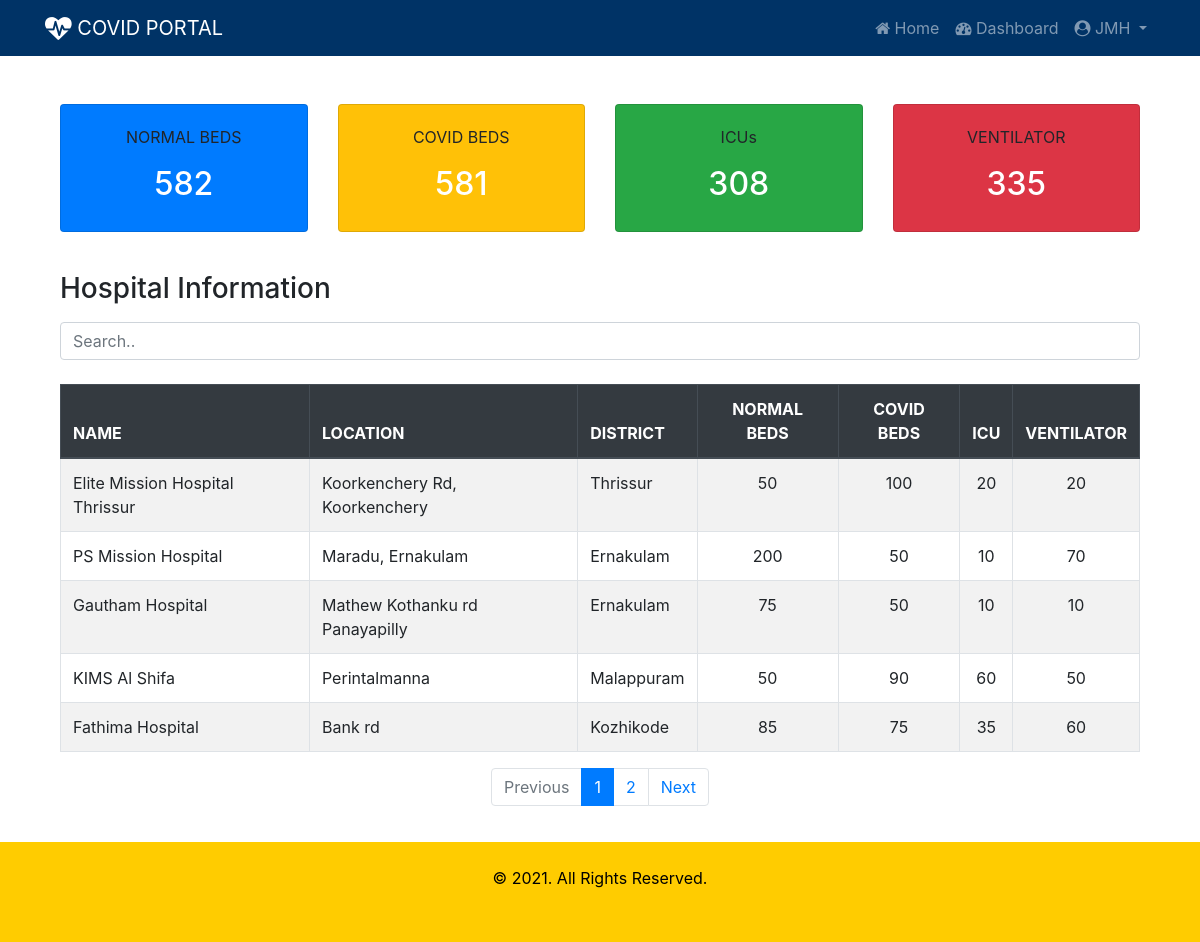
/beds/ (signed in), run on the app's committed database.
### beds/models.py (models this page shows, shortened)
class Hospital(models.Model):
    sc = (
    ('gov', 'Government'),
    ('prv', 'Private')
    )
    name = models.CharField(max_length=50)
    location = models.CharField(max_length=50)
    district = models.CharField(max_length=2, choices=dt)
    phone = models.CharField(max_length=12)
    sector = models.CharField(max_length=3, choices=sc)
    covid_beds = models.IntegerField()
    normal_beds = models.IntegerField()
    icu_beds = models.IntegerField()
    ventilator = models.IntegerField()
    user = models.OneToOneField(User, on_delete=models.CASCADE)

### beds/views.py (the view)
# urls.py: path('', views.index, name='index'),
def index(request):
    normal_beds = Hospital.objects.aggregate(total=Sum('normal_beds'))
    covid_beds = Hospital.objects.aggregate(total=Sum('covid_beds'))
    icu = Hospital.objects.aggregate(total=Sum('icu_beds'))
    ventilator = Hospital.objects.aggregate(total=Sum('ventilator'))
    page = request.GET.get('page', 1)
    hospital_list = Hospital.objects.all()
    paginator = Paginator(hospital_list, 5)
    try:
        hospitals = paginator.page(page)
    except PageNotAnInteger:
        hospitals = paginator.page(1)
    except EmptyPage:
        hospitals = paginator.page(paginator.num_pages)
    context = {
        'normal_beds': normal_beds,
        'covid_beds': covid_beds,
        'icu': icu,
        'ventilator': ventilator,
        'hospitals': hospitals
    }
    return render(request, 'beds/summary.html', context)

### beds/templates/beds/summary.html (shortened to what this page needs)
{% extends 'beds/index.html' %}
{% block content %}
<div class="container mt-4 pt-4 pb-4">
  <div class="card-deck">
    <div class="card bg-primary">
      <div class="card-body text-center">
        <p class="card-text">NORMAL BEDS</p>
        <h2 class="text-white">{{ normal_beds.total }}</h2>
      </div>
    </div>
    <div class="card bg-warning">
      <div class="card-body text-center">
        <p class="card-text">COVID BEDS</p>
        <h2 class="text-white">{{ covid_beds.total }}</h2>
      </div>
    </div>
    <div class="card bg-success">
      <div class="card-body text-center">
        <p class="card-text">ICUs</p>
        <h2 class="text-white">{{ icu.total }}</h2>
      </div>
    </div>
    <div class="card bg-danger">
      <div class="card-body text-center">
        <p class="card-text">VENTILATOR</p>
        <h2 class="text-white">{{ ventilator.total }}</h2>
      </div>
    </div>
  </div>
</div>
<div class="container mt-3">
  <h3 class="mb-3">Hospital Information</h3>
  <input class="form-control" id="myInput" type="text" placeholder="Search..">
  <br>
  <table class="table table-bordered table-striped table-hover">
    <thead class="thead-dark">
      <tr>
        <th>NAME</th>
        <th>LOCATION</th>
        <th>DISTRICT</th>
        <th class="text-center">NORMAL BEDS</th>
        <th class="text-center">COVID BEDS</th>
        <th class="text-center">ICU</th>
        <th class="text-center">VENTILATOR</th>
      </tr>
    </thead>
    <tbody id="myTable">
      {% for hospital in hospitals %}
        <tr>
          <td>{{ hospital.name }}</td>
          <td>{{ hospital.location}}</td>
          <td>{{ hospital.get_district_display}}</td>
          <td class="text-center">{{ hospital.normal_beds}}</td>
          <td class="text-center">{{ hospital.covid_beds}}</td>
          <td class="text-center">{{ hospital.icu_beds}}</td>
          <td class="text-center">{{ hospital.ventilator}}</td>
        </tr>
      {% endfor %}
    </tbody>
  </table>
  {% if hospitals.has_other_pages %}
  <nav aria-label="Pagination">
    <ul class="pagination justify-content-center">
      {% if hospitals.has_previous %}
        <li class="page-item"><a class="page-link" href="?page={{ hospitals.previous_page_number }}">Previous</a></li>
      {% else %}
        <li class="page-item disabled"><a class="page-link" href="#" tabindex="-1">Previous</a></li>
      {% endif %}
      {% for i in hospitals.paginator.page_range %}
        {% if hospitals.number == i %}
          <li class="page-item active"><a class="page-link" href="#"><span>{{ i }} <span class="sr-only">(current)</span></span></a></li>
        {% else %}
          <li class="page-item"><a class="page-link" href="?page={{ i }}">{{ i }}</a></li>
        {% endif %}
      {% endfor %}
      {% if hospitals.has_next %}
        <li class="page-item"><a class="page-link" href="?page={{ hospitals.next_page_number }}">Next</a></li>
      {% else %}
        <li class="page-item disabled"><a class="page-link" href="#">Next</a></li>
      {% endif %}
    </ul>
  </nav>
  {% endif %}
  <div style="height:120px;"></div>
</div>
{% endblock %}

### beds/templates/beds/index.html (shortened to what this page needs)
{% load static %}
<!DOCTYPE html>
<html lang="en">
<head>
  <link rel="stylesheet" href="https://cdnjs.cloudflare.com/ajax/libs/font-awesome/4.7.0/css/font-awesome.min.css">
  <link rel="stylesheet" href="https://maxcdn.bootstrapcdn.com/bootstrap/4.5.2/css/bootstrap.min.css">
  <link rel="stylesheet" href="{% static 'beds/css/style.css'%}">
</head>
<body>
<nav class="navbar navbar-expand-sm bg-navy navbar-dark">
  <div class="container">
    <a class="navbar-brand" href="#"><i class="fa fa-heartbeat fa-lg"></i> COVID PORTAL</a>
    {% if user.is_authenticated %}
      <ul class="navbar-nav">
        <li class="nav-item">
          <a class="nav-link" href="{% url 'index' %}"><i class="fa fa-home"></i> Home </a>
        </li>
        <li class="nav-item">
          <a class="nav-link" href="{% url 'dashboard' %}"><i class="fa fa-dashboard"></i> Dashboard </a>
        </li>
       <li class="nav-item dropdown">
         <a class="nav-link dropdown-toggle" href="#" id="navbardrop" data-toggle="dropdown">
           <i class="fa fa-user-circle"></i> {{ user.username }}
         </a>
       </li>
      </ul>
    {% endif %}
  </div>
</nav>
<div class="container">
  {% block content %}
  {% endblock %}
</div>
<footer class="footer" style="position:fixed; bottom:0; width:100%;">
  <div class="container-fluid p-4" >
    <p class="text-center"> &copy; 2021. All Rights Reserved.</p>
  </div>
</footer>
</body>
</html>

### beds/static/beds/css/style.css (style rules this page uses)
.bg-navy { background-color: #003366; color: white; }
.footer { background-color: #ffcc00; color: black; height: 100px; }

### data on the page
Hospital: name "Elite Mission Hospital Thrissur", location "Koorkenchery Rd, Koorkenchery", district "Thrissur", normal_beds "50", covid_beds "100", icu_beds "20", ventilator "20"
Hospital: name "PS Mission Hospital", location "Maradu, Ernakulam", district "Ernakulam", normal_beds "200", covid_beds "50", icu_beds "10", ventilator "70"
Hospital: name "Gautham Hospital", location "Mathew Kothanku rd Panayapilly", district "Ernakulam", normal_beds "75", covid_beds "50", icu_beds "10", ventilator "10"
Hospital: name "KIMS Al Shifa", location "Perintalmanna", district "Malappuram", normal_beds "50", covid_beds "90", icu_beds "60", ventilator "50"
Hospital: name "Fathima Hospital", location "Bank rd", district "Kozhikode", normal_beds "85", covid_beds "75", icu_beds "35", ventilator "60"

### other printed values
{{ user.username }} "JMH"
{{ normal_beds.total }} "582"
{{ covid_beds.total }} "581"
{{ icu.total }} "308"
{{ ventilator.total }} "335"
{{ i }} "1"
{{ i }} "2"
